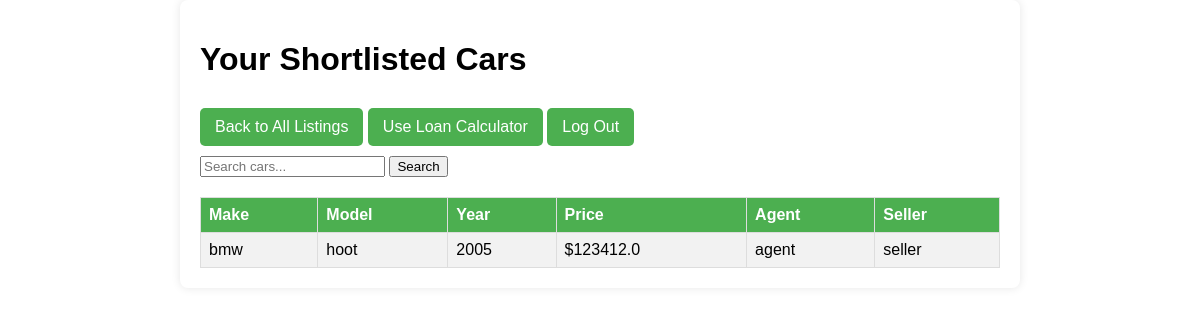
The page /buyer/shortlist (signed in) on the database as committed earlier.
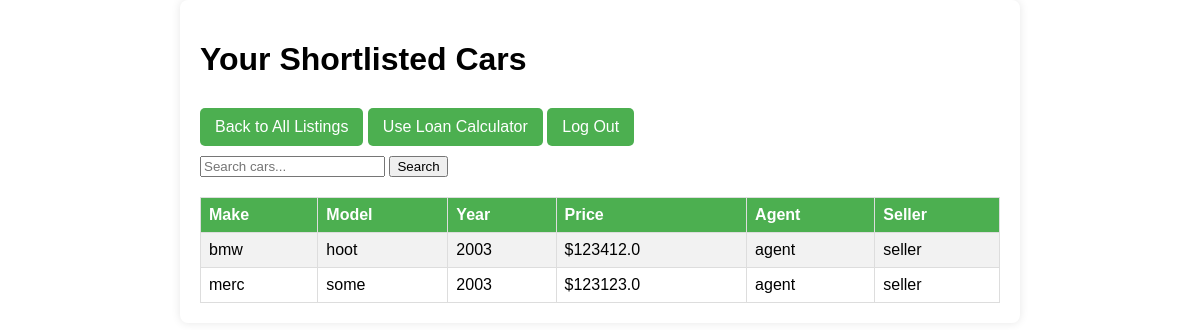
The same page on the database as committed later.
### tables this page shows
CREATE TABLE "used_cars" (
    car_id INTEGER PRIMARY KEY AUTOINCREMENT,
    make TEXT NOT NULL,
    model TEXT NOT NULL,
    year INTEGER NOT NULL,
    price REAL NOT NULL,
    description TEXT,
    view_count INTEGER DEFAULT 0,
    seller_id TEXT,
    agent_id TEXT NOT NULL,
    FOREIGN KEY (agent_id) REFERENCES user_accounts (id)
);

### app.py (the view)
@app.route('/buyer/shortlist')
@buyer_required
def view_shortlist():
    buyer_id = session['user']['id']
    shortlist = buyer_repo.get_shortlist(buyer_id)
    return render_template('shortlist.html', cars=shortlist)

### app.py (called while the page is built)
def buyer_required(f):
    @wraps(f)
    def decorated_function(*args, **kwargs):
        if 'user' not in session or session['user']['role'] != 'buyer':
            flash('You do not have permission to access this page.')
            return redirect(url_for('login'))
        return f(*args, **kwargs)
    return decorated_function

### base_repository.py (called while the page is built)
    def get_connection(self):
        return sqlite3.connect(self.db_path)

    def fetch_all(self, query, params=()):
        conn = self.get_connection()
        conn.row_factory = sqlite3.Row  # Enables column access by name
        cursor = conn.cursor()
        cursor.execute(query, params)
        results = cursor.fetchall()
        conn.close()
        return results

### buyer_listing_repository.py (called while the page is built)
    def get_shortlist(self, buyer_id):
        query = '''
            SELECT uc.* FROM used_cars uc
            JOIN shortlist s ON uc.car_id = s.car_id
            WHERE s.buyer_id = ?
        '''
        return self.fetch_all(query, (buyer_id,))

### templates/shortlist.html (shortened to what this page needs)
<!DOCTYPE html>
<html lang="en">
<head>
</head>
<body>
    <h1>Your Shortlisted Cars</h1>
    <div>
        <a href="{{ url_for('search_listings') }}">Back to All Listings</a>
        <a href="{{ url_for('loan_calculator') }}">Use Loan Calculator</a>
        <a href="/logout">Log Out</a>
    </div>
    <form action="{{ url_for('search_shortlist') }}" method="post">
        <input type="text" name="search_term" placeholder="Search cars...">
        <input type="submit" value="Search">
    </form>
    <table>
        <tr>
            <th>Make</th>
            <th>Model</th>
            <th>Year</th>
            <th>Price</th>
            <th>Agent</th>
            <th>Seller</th>
        </tr>
        {% if cars %}
            {% for car in cars %}
                <tr>
                    <td>{{ car['make'] }}</td>
                    <td>{{ car['model'] }}</td>
                    <td>{{ car['year'] }}</td>
                    <td>${{ car['price'] }}</td>
                    <td>{{ car['agent_id'] }}</td>
                    <td>{{ car['seller_id'] }}</td>
                </tr>
            {% endfor %}
        {% else %}
            <tr>
                <td colspan="6" style="text-align: center;">No cars in your shortlist.</td>
            </tr>
        {% endif %}
    </table>
</body>
</html>

Rows that differ between the two databases and show on the page:
changed used_cars "bmw": year "2005" → "2003"
added used_cars: make "merc", model "some", year "2003", price "123123.0", agent_id "agent", seller_id "seller"
